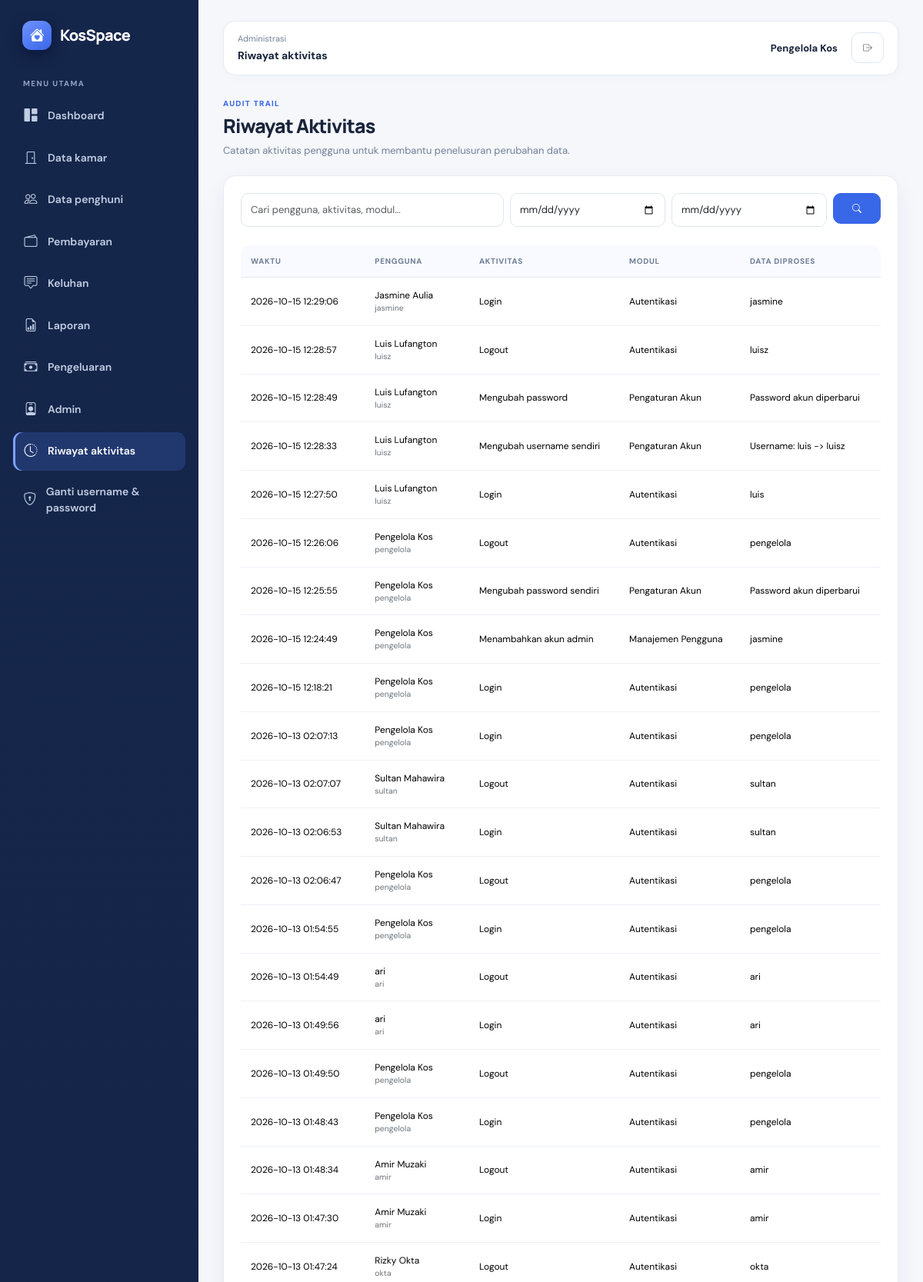
Page /admin/riwayat_aktivitas.php (signed in, upper part) on the committed database.
### tables this page shows
CREATE TABLE `activity_logs` (
  `id_log` bigint(20) UNSIGNED NOT NULL,
  `id_user` int(10) UNSIGNED DEFAULT NULL,
  `aktivitas` varchar(100) NOT NULL,
  `modul` varchar(50) NOT NULL,
  `data_diproses` varchar(255) DEFAULT NULL,
  `waktu_aktivitas` timestamp NOT NULL DEFAULT current_timestamp()
);

CREATE TABLE `users` (
  `id_user` int(10) UNSIGNED NOT NULL,
  `nama` varchar(100) NOT NULL,
  `username` varchar(50) NOT NULL,
  `password` varchar(255) NOT NULL,
  `password_terbuka` text DEFAULT NULL,
  `role` enum('pengelola','admin','penghuni') NOT NULL,
  `created_at` timestamp NOT NULL DEFAULT current_timestamp()
);

### admin/riwayat_aktivitas.php (the view, shortened to what this page needs)
<?php
require_once __DIR__ . '/../config/database.php';
$cari = trim($_GET['cari'] ?? '');
$mulai = trim($_GET['mulai'] ?? '');
$sampai = trim($_GET['sampai'] ?? '');
$sql = "SELECT l.*, u.nama, u.username FROM activity_logs l LEFT JOIN users u ON u.id_user=l.id_user WHERE 1=1";
$params=[];
$sql .= ' ORDER BY l.waktu_aktivitas DESC LIMIT 500';
try { $st=$pdo->prepare($sql); $st->execute($params); $data=$st->fetchAll(); } catch(PDOException $e) { $data=[]; $error='Tabel atau kolom log belum sesuai. Pastikan tabel activity_logs memiliki kolom waktu_aktivitas.'; }
function eLog($v){return htmlspecialchars((string)$v,ENT_QUOTES,'UTF-8');}
?>
<!doctype html><html lang="id"><head><meta charset="utf-8"><meta name="viewport" content="width=device-width,initial-scale=1"><title>Riwayat Aktivitas | KosSpace</title><link href="https://cdn.jsdelivr.net/npm/bootstrap@5.3.3/dist/css/bootstrap.min.css" rel="stylesheet"><link href="https://cdn.jsdelivr.net/npm/bootstrap-icons@1.11.3/font/bootstrap-icons.min.css" rel="stylesheet"><link href="../assets/css/app.css" rel="stylesheet"></head><body><div class="app-shell d-flex"><?php include __DIR__.'/../includes/admin_sidebar.php'; ?><main class="app-main"><header class="topbar"><div><div class="topbar-kicker">Administrasi</div><div class="topbar-title">Riwayat aktivitas</div></div><div class="user-chip"><div class="user-name"><?=eLog($_SESSION['nama']??'Pengelola')?></div><a href="../logout.php" class="btn btn-outline-secondary ms-2"><i class="bi bi-box-arrow-right"></i></a></div></header><section class="page-heading"><div><div class="eyebrow">Audit trail</div><h1>Riwayat Aktivitas</h1><p>Catatan aktivitas pengguna untuk membantu penelusuran perubahan data.</p></div></section><?php if(!empty($error)):?><div class="alert alert-warning"><?=eLog($error)?></div><?php endif;?><section class="panel"><form method="get" class="row g-2 mb-4"><div class="col-md-5"><input class="form-control" name="cari" value="<?=eLog($cari)?>" placeholder="Cari pengguna, aktivitas, modul..."></div><div class="col-md-3"><input type="date" class="form-control" name="mulai" value="<?=eLog($mulai)?>"></div><div class="col-md-3"><input type="date" class="form-control" name="sampai" value="<?=eLog($sampai)?>"></div><div class="col-md-1"><button class="btn btn-primary w-100"><i class="bi bi-search"></i></button></div></form><div class="table-responsive"><table class="table table-hover align-middle"><thead><tr><th>Waktu</th><th>Pengguna</th><th>Aktivitas</th><th>Modul</th><th>Data diproses</th></tr></thead><tbody><?php if(!$data):?><tr><td colspan="5" class="text-center text-secondary py-4">Belum ada data aktivitas atau tidak ada hasil yang cocok.</td></tr><?php else: foreach($data as $r):?><tr><td class="text-nowrap"><?=eLog($r['waktu_aktivitas']??$r['created_at']??'-')?></td><td><?=eLog($r['nama']??'Pengguna dihapus')?> <small class="text-secondary d-block"><?=eLog($r['username']??'')?></small></td><td><?=eLog($r['aktivitas']??'-')?></td><td><?=eLog($r['modul']??'-')?></td><td><?=eLog($r['data_diproses']??'-')?></td></tr><?php endforeach; endif;?></tbody></table></div><div class="form-hint">Ditampilkan maksimal 500 aktivitas terbaru.</div></section><footer class="app-footer">&copy; <?=date('Y')?> KosSpace · Sistem Informasi Pengelolaan Kos Mahasiswa</footer></main></div></body></html>

### assets/css/app.css (style rules this page uses)
:root { --ks-navy:#15264b;--ks-navy-2:#1c3565;--ks-blue:#3867e8;--ks-blue-soft:#eaf0ff;--ks-bg:#f5f7fb;--ks-card:#fff;--ks-text:#18243a;--ks-muted:#718096;--ks-border:#e6ebf3;--ks-green:#138a63;--ks-shadow:0 12px 32px rgba(22,39,73,.055) }
* { box-sizing:border-box }
body { margin:0;background:var(--ks-bg);color:var(--ks-text);font-family:'DM Sans',system-ui,sans-serif;font-size:14px }
h1,h2,h3,h4,h5,h6,.brand,.stat-value { font-family:'Manrope','DM Sans',sans-serif;letter-spacing:-.035em }
a { text-decoration:none }
.app-shell { min-height:100vh }
.app-main { min-width:0;flex:1;padding:27px 32px 25px }
.topbar { display:flex;align-items:center;justify-content:space-between;gap:16px;background:#fff;border:1px solid var(--ks-border);border-radius:16px;padding:14px 18px;margin-bottom:29px;box-shadow:0 3px 14px rgba(22,39,73,.025) }
.topbar-kicker { font-size:11px;color:var(--ks-muted);margin-bottom:3px }
.topbar-title { font-size:14px;font-weight:700 }
.user-chip { display:flex;align-items:center;gap:10px }
.user-name { font-weight:700;font-size:13px }
.page-heading { display:flex;align-items:flex-end;justify-content:space-between;gap:15px;margin-bottom:23px }
.page-heading h1 { font-size:25px;font-weight:800;margin:0 0 7px }
.page-heading p { margin:0;color:var(--ks-muted);font-size:13px }
.eyebrow { color:var(--ks-blue);font-size:10px;text-transform:uppercase;letter-spacing:.13em;font-weight:800;margin-bottom:7px }
.panel,.stat-card { background:var(--ks-card);border:1px solid var(--ks-border);border-radius:17px;box-shadow:var(--ks-shadow) }
.panel { padding:22px }
.btn { border-radius:10px;font-weight:700;font-size:12px;padding:10px 14px }
.btn-primary { background:var(--ks-blue);border-color:var(--ks-blue) }
.btn-outline-secondary,.btn-outline-danger { border-color:#dfe5ef }
.form-control,.form-select { border-color:#dfe5ef;border-radius:10px;min-height:44px;font-size:13px;padding:10px 12px }
.table { font-size:12px;vertical-align:middle }
.table thead th { background:#f8faff;color:#718096;font-size:10px;text-transform:uppercase;letter-spacing:.07em;font-weight:800;border-bottom:1px solid var(--ks-border);padding:13px }
.table tbody td { padding:14px 13px;border-color:#edf0f5 }
.table-responsive { border-radius:12px }

### rows in the picture
activity_logs: waktu_aktivitas "2026-10-15 12:29:06", id_user.nama "Jasmine Aulia", id_user.username "jasmine", aktivitas "Login", modul "Autentikasi", data_diproses "jasmine"
activity_logs: waktu_aktivitas "2026-10-15 12:28:57", id_user.nama "Luis Lufangton", id_user.username "luisz", aktivitas "Logout", modul "Autentikasi", data_diproses "luisz"
activity_logs: waktu_aktivitas "2026-10-15 12:28:49", id_user.nama "Luis Lufangton", id_user.username "luisz", aktivitas "Mengubah password", modul "Pengaturan Akun", data_diproses "Password akun diperbarui"
activity_logs: waktu_aktivitas "2026-10-15 12:28:33", id_user.nama "Luis Lufangton", id_user.username "luisz", aktivitas "Mengubah username sendiri", modul "Pengaturan Akun", data_diproses "Username: luis -> luisz"
activity_logs: waktu_aktivitas "2026-10-15 12:27:50", id_user.nama "Luis Lufangton", id_user.username "luisz", aktivitas "Login", modul "Autentikasi", data_diproses "luis"
activity_logs: waktu_aktivitas "2026-10-15 12:26:06", id_user.nama "Pengelola Kos", id_user.username "pengelola", aktivitas "Logout", modul "Autentikasi", data_diproses "pengelola"
activity_logs: waktu_aktivitas "2026-10-15 12:25:55", id_user.nama "Pengelola Kos", id_user.username "pengelola", aktivitas "Mengubah password sendiri", modul "Pengaturan Akun", data_diproses "Password akun diperbarui"
activity_logs: waktu_aktivitas "2026-10-15 12:24:49", id_user.nama "Pengelola Kos", id_user.username "pengelola", aktivitas "Menambahkan akun admin", modul "Manajemen Pengguna", data_diproses "jasmine"
activity_logs: waktu_aktivitas "2026-10-15 12:18:21", id_user.nama "Pengelola Kos", id_user.username "pengelola", aktivitas "Login", modul "Autentikasi", data_diproses "pengelola"
activity_logs: waktu_aktivitas "2026-10-13 02:07:13", id_user.nama "Pengelola Kos", id_user.username "pengelola", aktivitas "Login", modul "Autentikasi", data_diproses "pengelola"
activity_logs: waktu_aktivitas "2026-10-13 02:07:07", id_user.nama "Sultan Mahawira", id_user.username "sultan", aktivitas "Logout", modul "Autentikasi", data_diproses "sultan"
activity_logs: waktu_aktivitas "2026-10-13 02:06:53", id_user.nama "Sultan Mahawira", id_user.username "sultan", aktivitas "Login", modul "Autentikasi", data_diproses "sultan"
activity_logs: waktu_aktivitas "2026-10-13 02:06:47", id_user.nama "Pengelola Kos", id_user.username "pengelola", aktivitas "Logout", modul "Autentikasi", data_diproses "pengelola"
activity_logs: waktu_aktivitas "2026-10-13 01:54:55", id_user.nama "Pengelola Kos", id_user.username "pengelola", aktivitas "Login", modul "Autentikasi", data_diproses "pengelola"
activity_logs: waktu_aktivitas "2026-10-13 01:54:49", id_user.nama "ari", id_user.username "ari", aktivitas "Logout", modul "Autentikasi", data_diproses "ari"
activity_logs: waktu_aktivitas "2026-10-13 01:49:56", id_user.nama "ari", id_user.username "ari", aktivitas "Login", modul "Autentikasi", data_diproses "ari"
activity_logs: waktu_aktivitas "2026-10-13 01:49:50", id_user.nama "Pengelola Kos", id_user.username "pengelola", aktivitas "Logout", modul "Autentikasi", data_diproses "pengelola"
activity_logs: waktu_aktivitas "2026-10-13 01:48:43", id_user.nama "Pengelola Kos", id_user.username "pengelola", aktivitas "Login", modul "Autentikasi", data_diproses "pengelola"
activity_logs: waktu_aktivitas "2026-10-13 01:48:34", id_user.nama "Amir Muzaki", id_user.username "amir", aktivitas "Logout", modul "Autentikasi", data_diproses "amir"
activity_logs: waktu_aktivitas "2026-10-13 01:47:30", id_user.nama "Amir Muzaki", id_user.username "amir", aktivitas "Login", modul "Autentikasi", data_diproses "amir"
activity_logs: waktu_aktivitas "2026-10-13 01:47:24", id_user.nama "Rizky Okta", id_user.username "okta", aktivitas "Logout", modul "Autentikasi", data_diproses "okta"

### other values in the picture
eLog($_SESSION['nama']??'Pengelola') "Pengelola Kos"
